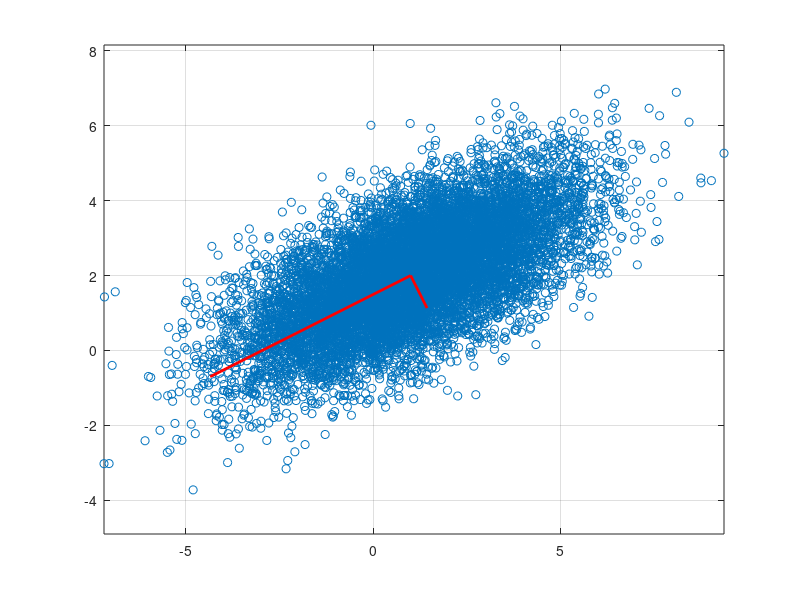
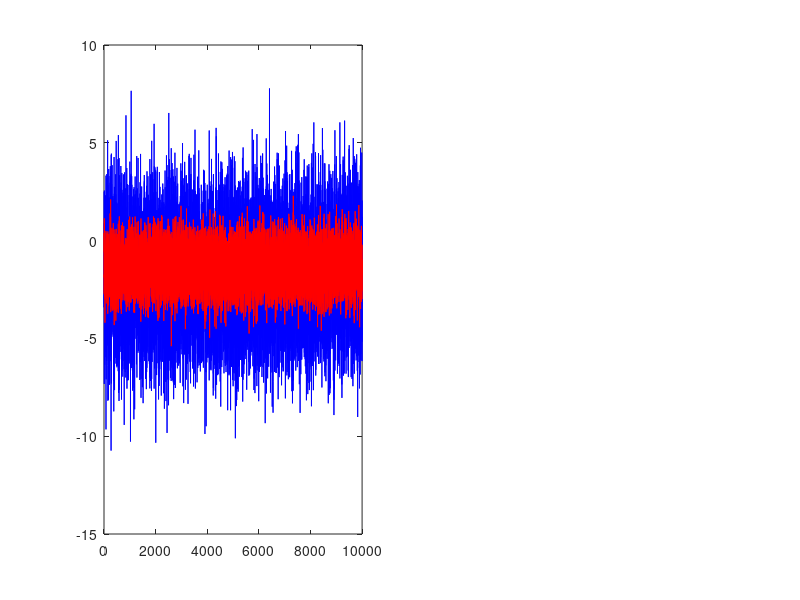

The MATLAB script that drew these images, in order:
% =========================================================================
%  Self-Organizing Map (SOM) Neural Network
%  Author      : Mohammad Dehbozorgi (MO.DBZ)
%  Created on  : 1404/02/3 (Persian Calendar)
%  Updated on  : 2025/04/23
%  Description : Competitive Learning PCA 
% =========================================================================
%  License:
%  This code is provided as-is without any warranty. 
%  You may use, modify, and distribute it for educational 
%  and research purposes with proper credit to the author.
% =========================================================================

clc;
clear all
close all 

%% Load Data

MU = [1 2];
SIGMA =[5  2; 
       2   2]; % This matrix must have one subdiagonal.
X = mvnrnd(MU,SIGMA,10000)';
%% Perform PCA  

C = cov(X');

[Q LANDA] = eig (C) ;

lambda = diag (LANDA) ; 

[lambda  SortOrder ] = sort(lambda,'descend') ;

LANDA = diag (lambda);
Q = Q (:,SortOrder);
%% Plot 
figure (1)
plot(X(1,:),X(2,:),'o');
hold on 
lq1 = lambda(1)*Q(:,1);
plot([MU(1) MU(1)+lq1(1)],[MU(2) ,MU(2)+lq1(2)],'r','LineWidth',2);
lq2 = lambda(2)*Q(:,2);
plot([MU(1) MU(1)+lq2(1)],[MU(2) ,MU(2)+lq2(2)],'r','LineWidth',2);
grid on ;
axis equal;

figure (2) 

subplot (1,2,1)
q1 = Q(:,1);
Y1 = q1'*X;
q2 = Q(:,2);
Y2 = q2'*X;
plot(Y1,'b');
hold on 
plot(Y2,'r');